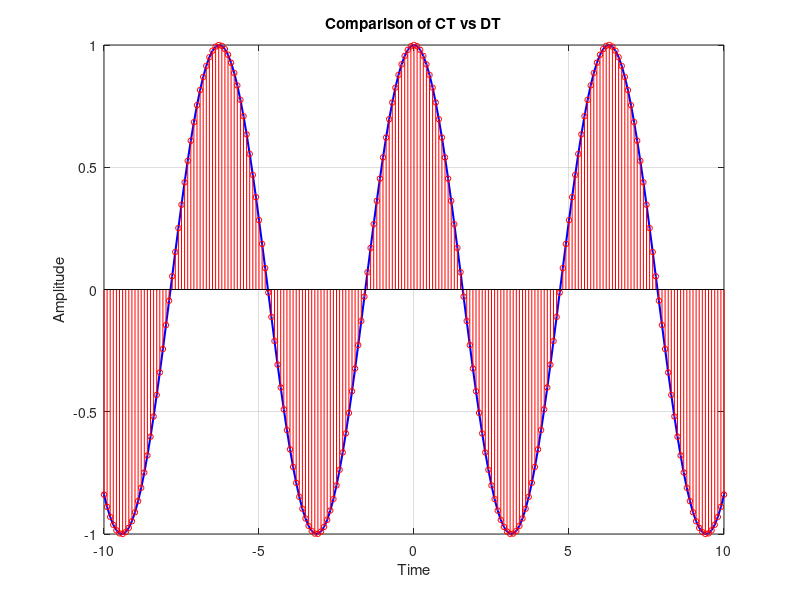

Source code (MATLAB):
%1
t1=-113:0.1:113
x1=cos(t1)

%2
n1=-113:0.1:113
x2=cos(n1)

% Plot both on the same figure
figure;
plot(t1, x1, 'b-', 'LineWidth', 1.5); % Blue solid line for linspace
hold on;
stem(n1, x2, 'ro', 'MarkerSize', 4);  % Red circles for colon operator points
hold off;
axis([-10 10 -1 1])

% Labels and title
xlabel('Time');
ylabel('Amplitude');
title('Comparison of CT vs DT');
grid on;
